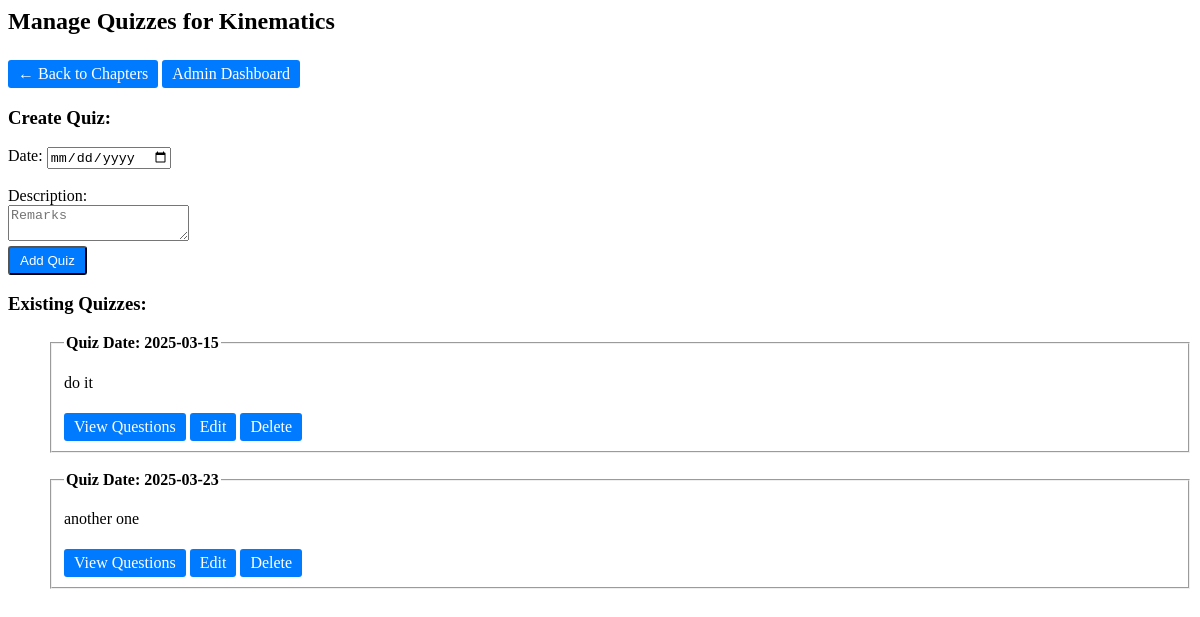
The page /admin/quizzes/1 (signed in) on the database its author committed.
### models/models.py (models this page shows)
class Chapter(db.Model):
    id = db.Column(db.Integer, primary_key=True)
    subject_id = db.Column(db.Integer, db.ForeignKey('subject.id'), nullable=False) # Link to subject
    name = db.Column(db.String(150), nullable=False)
    description = db.Column(db.Text, nullable=True)

class Quiz(db.Model):
    id = db.Column(db.Integer, primary_key=True)
    chapter_id = db.Column(db.Integer, db.ForeignKey('chapter.id'), nullable=False) # Link to Chapter
    date_of_quiz = db.Column(db.DateTime, nullable=False)
    remarks = db.Column(db.String(255), nullable=True)
    chapter = db.relationship('Chapter', backref=db.backref('quizzes', lazy=True))
    questions = db.relationship('Question', backref='quiz', lazy=True)

### app.py (the view, shortened to what this page needs)
@app.route("/admin/quizzes/<int:chapter_id>", methods=["GET", "POST"])
def manage_quizzes(chapter_id):
    if not admin_required():
        return redirect(url_for("login"))
    chapter = Chapter.query.get(chapter_id)
    quizzes = Quiz.query.filter_by(chapter_id=chapter_id).all()
    return render_template("manage_quizzes.html", chapter=chapter, quizzes=quizzes)

### app.py (called while the page is built)
def admin_required():
    return "user_id" in session and session["role"] == "admin"

### templates/manage_quizzes.html (shortened to what this page needs)
<head>
    <link rel="stylesheet" href="{{ url_for('static', filename='styles.css') }}">
</head>
<h2>Manage Quizzes for {{ chapter.name }}</h2>
<a class="button" href="{{ url_for('manage_chapters', subject_id=chapter.subject_id) }}">← Back to Chapters</a>
<a class="button" href="{{ url_for('admin_dashboard') }}">Admin Dashboard</a>
<h3>Create Quiz:</h3>
<form method="POST">
    <label>Date:</label>
    <input type="date" name="date_of_quiz" required><br><br>
    <label>Description:</label><br>
    <textarea name="remarks" placeholder="Remarks"></textarea><br>
    <button class="button" type="submit">Add Quiz</button>
</form>
<h3>Existing Quizzes:</h3>
<ul style="list-style-type: none;">
    {% for quiz in quizzes %}
        <li>
            <fieldset>
            <legend><strong>Quiz Date: {{ quiz.date_of_quiz.strftime('%Y-%m-%d') }}</strong></legend>
            <p>{{ quiz.remarks }}</p>
            <a class="button" href="{{ url_for('manage_questions', quiz_id=quiz.id) }}">View Questions</a>
            <a class="button" href="{{ url_for('edit_quiz', quiz_id=quiz.id) }}">Edit</a>
            <a class="button" href="{{ url_for('delete_quiz', quiz_id=quiz.id) }}" onclick="return confirm('Are you sure?')">Delete</a>
            </fieldset>
        </li><br>
    {% endfor %}
</ul>

### static/styles.css (style rules this page uses)
.button { display: inline-block; margin-top: 5px; padding: 5px 10px; text-decoration: none; background-color: #007bff; color: white; border-radius: 3px; }

### rows shown on the page
Chapter: name "Kinematics"
Quiz: date_of_quiz "2025-03-15", remarks "do it"
Quiz: date_of_quiz "2025-03-23", remarks "another one"
